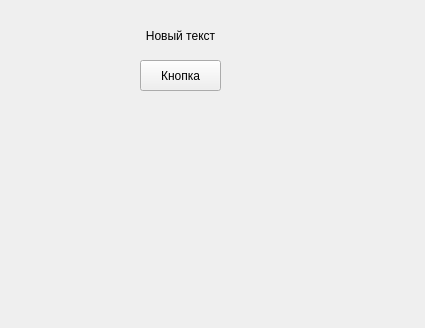
<?xml version="1.0" encoding="UTF-8"?>
<ui version="4.0">
 <class>MyForm</class>
 <widget class="QWidget" name="MyForm">
  <property name="geometry">
   <rect>
    <x>0</x>
    <y>0</y>
    <width>425</width>
    <height>328</height>
   </rect>
  </property>
  <property name="windowTitle">
   <string>My First Window</string>
  </property>
  <widget class="QLabel" name="label">
   <property name="geometry">
    <rect>
     <x>120</x>
     <y>10</y>
     <width>121</width>
     <height>51</height>
    </rect>
   </property>
   <property name="text">
    <string>Новый текст</string>
   </property>
   <property name="alignment">
    <set>Qt::AlignCenter</set>
   </property>
  </widget>
  <widget class="QPushButton" name="button">
   <property name="geometry">
    <rect>
     <x>140</x>
     <y>60</y>
     <width>81</width>
     <height>31</height>
    </rect>
   </property>
   <property name="text">
    <string>Кнопка</string>
   </property>
  </widget>
 </widget>
 <resources/>
 <connections/>
</ui>
